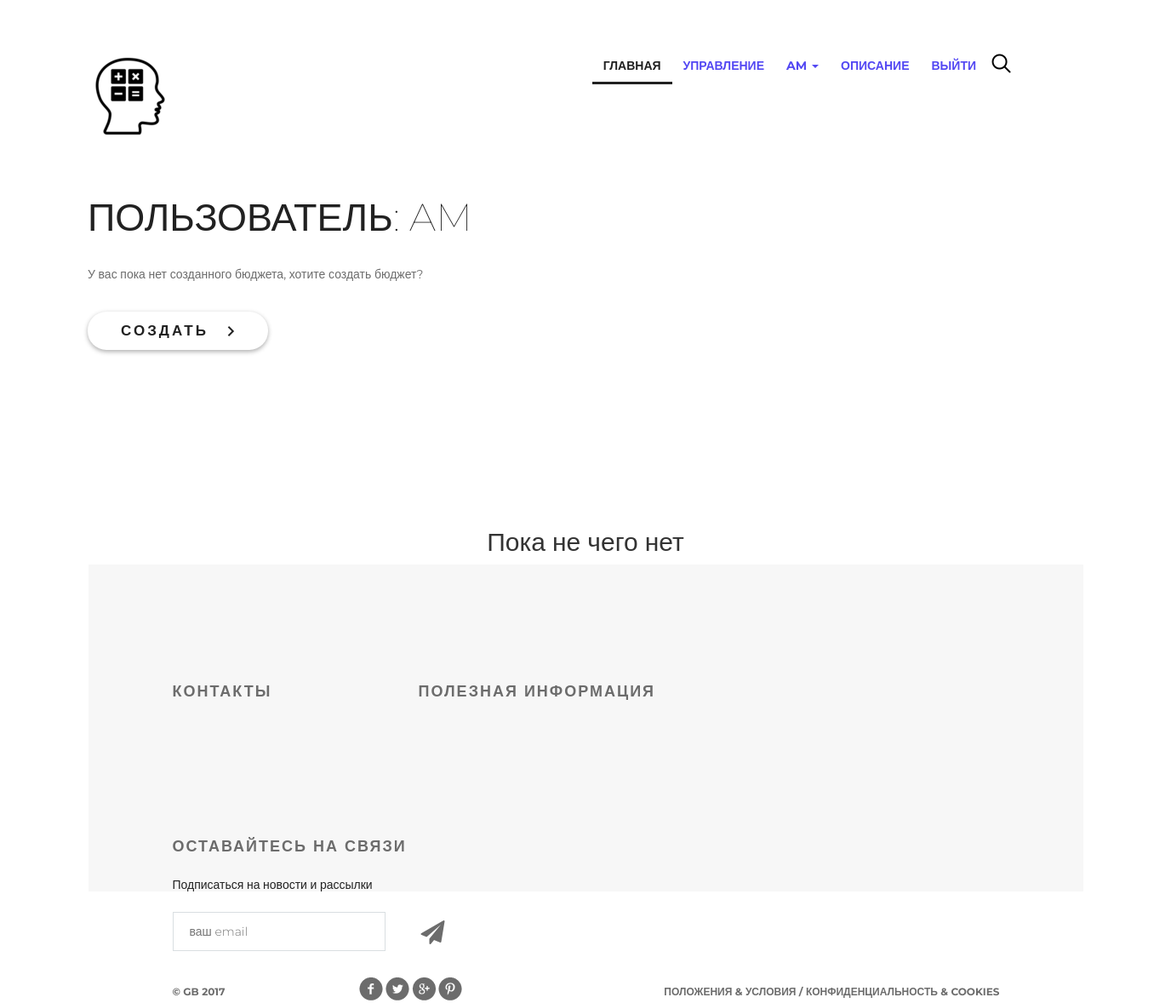
The page / (signed in) on the database as committed earlier.
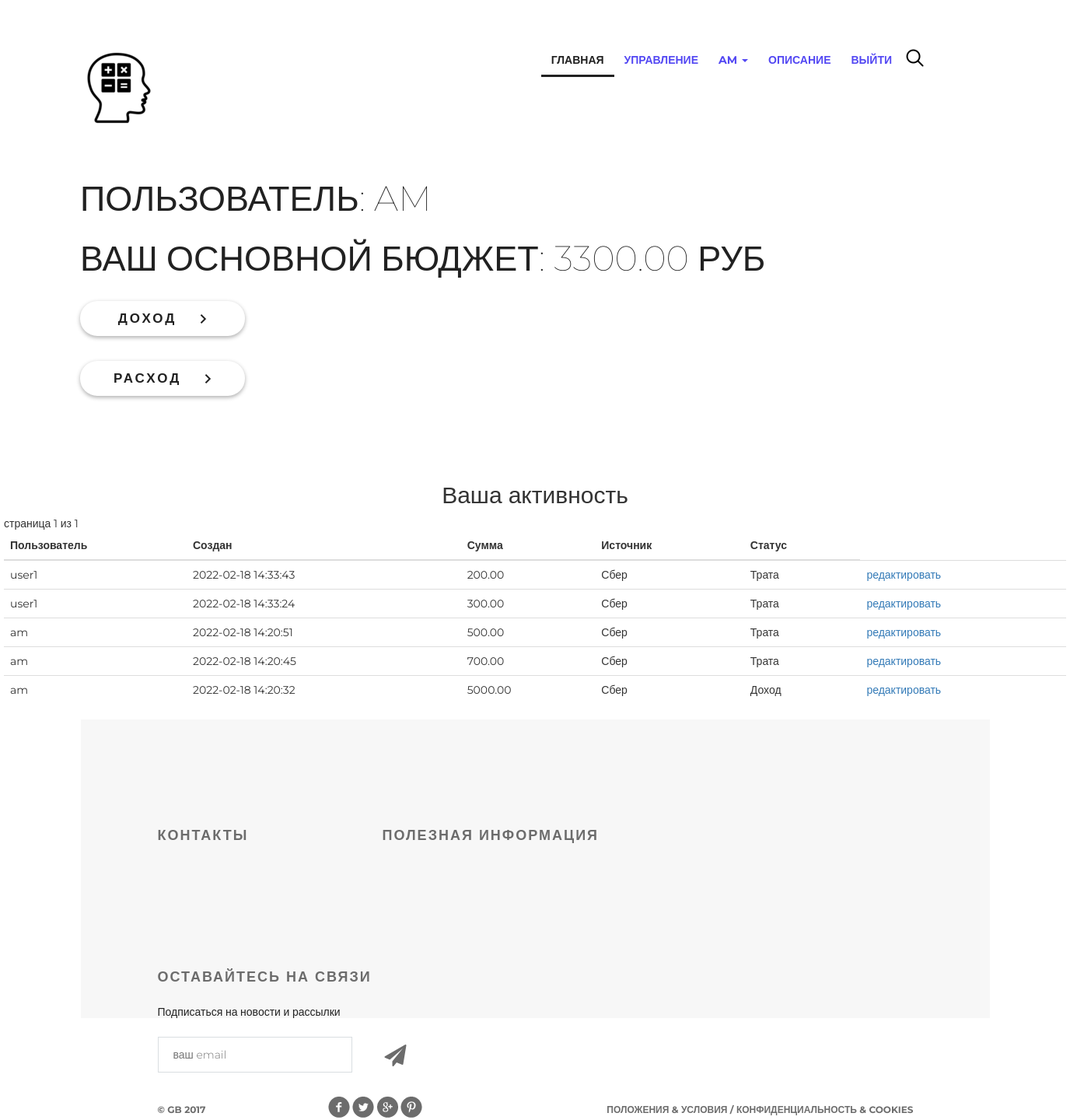
The same page on the database as committed later.
### authapp/models.py (models this page shows)
class User(AbstractUser):
    age = models.PositiveIntegerField('возраст', blank=True, null=True)
    registration_start_time = models.DateTimeField(
        auto_now_add=True, null=True)
    friends = models.ManyToManyField('User', blank=True)
    basic_budget = models.ForeignKey(
        'mainapp.Budget', on_delete=models.CASCADE, blank=True, null=True)

### mainapp/models.py (models this page shows, shortened)
class ExpenseIncome(models.Model):
    source = models.ForeignKey(Source, on_delete=models.CASCADE)
    user = models.ForeignKey(User, on_delete=models.CASCADE)
    expense = models.BooleanField(default=True)
    description = models.TextField('описание', blank=True)
    add_date = models.DateTimeField('время', auto_now_add=True)
    date_event = models.DateField(
        'время события', blank=True, null=True, default=None)
    category = models.ForeignKey(
        Category, on_delete=models.CASCADE, blank=True, null=True)
    amount = models.DecimalField(
        'сумма траты', max_digits=12, decimal_places=2, default=0)

class Source(models.Model):
    budget = models.ForeignKey(
        Budget, on_delete=models.CASCADE)
    name_source = models.CharField('название', max_length=64)
    description = models.TextField('описание', blank=True)
    amount_source = models.DecimalField(
        'общая сумма', max_digits=15, decimal_places=2, default=0)
    def __str__(self):
        return self.name_source

### mainapp/views.py (the view)
# urls.py: path('', mainapp.index, name='index'),
@login_required
def index(request):
    page_num = request.GET.get('page')
    budget_exists = True
    budget = request.user.basic_budget
    if not budget:
        budget_exists = False
        source = False
        total_amount = 0
        expense_income = False
    else:
        total_amount = budget.get_total_amount
        source = budget.source_set.filter(budget=budget.pk).first()
        source_name = list(
            name.id for name in budget.source_set.filter(budget=budget.pk))
        expense_income = ExpenseIncome.objects.filter(
            source__id__in=source_name).order_by('-add_date')
        expense_income_paginator = Paginator(expense_income, 10)
        try:
            expense_income = expense_income_paginator.get_page(page_num)
        except PageNotAnInteger:
            expense_income = expense_income_paginator.get_page(1)
        except EmptyPage:
            expense_income = expense_income_paginator.get_page(
                expense_income_paginator.num_pages)
    context = {
        'budget_exists': budget_exists,
        'budget': budget,
        'page_title': 'главная',
        'total_amount': total_amount,
        'source': source,
        'expense_income': expense_income
    }
    return render(request, 'mainapp/index.html', context)

### mainapp/models.py (called while the page is built)
    @property
    def get_total_amount(self):
        return self._total_amount

### mainapp/templates/mainapp/index.html (shortened to what this page needs)
{% extends 'mainapp/base.html' %}
{% load static %}
{% block box %}
	<div class="splash-screen">
		{% include 'mainapp/includes/main_menu.html' %}
		<div class="text-splash-screen">
			<h3 class="big"> пользователь: {{ user.username|default:"пользователь"|title }}</h3>
			{% if not budget_exists %}
				<p>У вас пока нет созданного бюджета, хотите создать бюджет?</p>
				<a href="{% url 'set:budget_create' %}"
				class="button-order">создать<img src="{% static '/img/arrow.png' %}" alt=""></a>
			{% elif not source %}
				<h3 class="big"> Ваш основной бюджет: {{ total_amount }} руб</h3>
				<p>У вас пока нет созданного бюджета, хотите создать бюджет?</p>
				<a href="{% url 'set:source_create' budget_pk=budget.pk%}"
				class="button-order"> источник <img src="{% static '/img/arrow.png' %}" alt=""></a>
			{% else %}
				<h3 class="big"> Ваш основной бюджет: {{ total_amount }} руб</h3>
				<a href="{% url 'set:income_create' budget_pk=budget.pk source_pk=source.pk %}"
				class="button-order">доход <img src="{% static '/img/arrow.png' %}" alt=""></a>
				<a href="{% url 'set:expense_create' budget_pk=budget.pk source_pk=source.pk %}"
				class="button-order">расход <img src="{% static '/img/arrow.png' %}" alt=""></a>
			{% endif %}
		</div>
	</div>
	{% if not expense_income %}
        <div class="h2 text-center head">
            Пока не чего нет
        </div>
    {% else %}
        <div class="h2 text-center head">
            Ваша активность {% comment %} {{ user.first_name|default:'пользователь'|title }} {% endcomment %}
        </div>
		<div class="paginator">
			<span class="current">страница {{ expense_income.number }} из {{ expense_income.paginator.num_pages }}</span>
		</div>
        <table class="table orders_list">
            <thead>
            <tr>
                <th>Пользователь</th>
                <th>Создан</th>
                <th>Сумма</th>
				<th>Источник</th>
                <th>Статус</th>
            </tr>
            </thead>
            <tbody>
            {% for item in expense_income %}
                <tr>
                    <td class="td1 orders_list">{{ item.user }}</td>
                    <td>{{ item.add_date|date:"Y-m-d H:i:s" }}</td>
                    <td>{{ item.amount }}</td>
                    <td>{{ item.source }}</td>
					<td>
						{% if item.expense %}
							Трата
						{% else %}
							Доход
						{% endif %}
					</td>
                    <td>
						<a href="{% url 'set:item_update' pk=item.pk budget_pk=budget.pk %}">
							редактировать
						</a>
                    </td>
                </tr>
            {% endfor %}
            </tbody>
        </table>
    {% endif %}
{% endblock  %}

### mainapp/templates/mainapp/base.html (shortened to what this page needs)
<!DOCTYPE html>
{% load static %}
<html>
<head>
	    {% block css %}
        <link rel="stylesheet" type="text/css" href="{% static 'css/bootstrap.min.css' %}">
        <link rel="stylesheet" href="{% static 'fonts/font-awesome/css/font-awesome.css' %}">
        <link rel="stylesheet" type="text/css" href="{% static 'css/style.css' %}">
    {% endblock %}
</head>
<body>
	<div class="box">
        {% block box %}
        {% endblock %}
		<div class="clr"></div>
	</div>
	<div class="footer">
		<div class="clearfix">
			<div class="text-footer">
				<h3>контакты</h3>
			</div>
			<div class="text-footer">
				<h3>полезная информация</h3>
			</div>
			<div class="text-footer clearfix">
				<h3>Оставайтесь на связи</h3>
				<p>Подписаться на новости и рассылки</p>
				<form>
					<input type="email" name="email" placeholder="ваш email">
					<a href="#"><i class="fa fa-paper-plane fa-2x" aria-hidden="true"></i></a>
				</form>
			</div>
		</div>
		<p class="small">&copy; GB 2017</p>
		<div class="social">
			<a href="#" class="social1"></a>
			<a href="#" class="social2"></a>
			<a href="#" class="social3"></a>
			<a href="#" class="social4"></a>
		</div>
		<p class="small">Положения &amp; Условия / Конфиденциальность &amp; Cookies</p>
	</div>
</body>
</html>

### mainapp/templates/mainapp/includes/main_menu.html (shortened to what this page needs)
<div class="header clearfix">
    <a href="{% url 'base:index' %}" class="logo"></a>
    <ul class="menu">
        <li><a href="{% url 'base:index' %}"
            class="{% if request.resolver_match.url_name == 'index' %}active{% endif %}">
            главная</a>
        </li>
        <li><a href="{% url 'set:index' %}"
            class="{% if request.resolver_match.url_name == 'contact' %}active{% endif %}">
            управление</a>
        </li>
        {% if user.is_authenticated %}
            <li>
                <div class="dropdown">
                    <a class="dropdown-toggle" href="#" data-toggle="dropdown">
                        {{ user.username|default:"пользователь"|title }}
                        <span class="caret"></span>
                    </a>
                </div>
            </li>
        {% endif %}
        <li><a href="{% url 'base:description' %}"
            class="{% if request.resolver_match.url_name == 'contact' %}active{% endif %}">
            описание</a>
        </li>
        <li>
            {% if user.is_authenticated %}
                <a href="{% url 'auth:logout' %}">
                    выйти
                </a>
            {% else %}
                <a href="{% url 'auth:login' %}">
                    войти
                </a>
            {% endif %}
        </li>
    </ul>
    <a href="#" class="search"></a>
</div>

### static/css/style.css (style rules this page uses)
* { margin: 0; padding: 0; }
body { font-family: 'Montserrat', sans-serif; }
html, body { height: 100%; }
.clr { height: 384px; }
.menu { list-style-type: none; margin-top: 67px; float: right; }
.menu li { float: left; }
.menu a { color: #8c8c8c; font-size: 14px; font-weight: 700; text-align: right; text-transform: uppercase; text-decoration: none; padding: 10px 13px; }
.menu .active { color: #212121; font-weight: 700; border-bottom: 3px solid #212121; }
.box { width: 1366px; margin: 0 auto; min-height: 100%; }
.splash-screen { height: 600px; padding-left: 98px; padding-right: 211px; position: relative; }
.logo { background-image: url(/static/img/logo.png); margin-top: 63px; width: 100px; height: 100px; float: left; }
.menu a { color: #5348f3; font-size: 14px; font-weight: 700; text-align: right; text-transform: uppercase; text-decoration: none; padding: 10px 13px; }
.search { display: block; width: 23px; height: 23px; background-image: url(/static/img/search.png); position: absolute; top: 63px; left: 1160px; }
.clearfix:after { content: ""; display: block; clear: both; }
.text-splash-screen { margin-top: 50px; position: absolute; }
.button-order { background-color: #ffffff; box-shadow: 0px 2px 4.85px 0.15px rgba(33, 33, 33, 0.35); width: 212px; height: 45px; display: block; text-transform: uppercase; text-align: center; border-radius: 22px; text-decoration: none; color: #212121; font-size: 17px; font-weight: 700; line-height: 45px; margin-top: 32px; letter-spacing: 3px; }
.button-order img { padding-left: 22px; }
.big { color: #212121; font-size: 45px; line-height: 43px; text-transform: uppercase; font-weight: 100; margin-bottom: 34px; }
.footer { height: 384px; width: 1169px; background-color: #f7f7f7; padding-left: 99px; padding-right: 98px; margin: -384px auto 0; clear: both; }
.footer form { position: relative; }
.footer form a i { display: block; width: 21px; height: 21px; position: absolute; z-index: 2; top: 10px; right: 50px; color: #6c6c6c; }
.text-footer { margin-top: 120px; width: 221px; float: left; margin-right: 68px; }
.text-footer:last-child { margin-right: 0; }
.text-footer h3 { text-transform: uppercase; color: #6c6c6c; font-size: 18px; font-weight: 700; text-align: left; margin-bottom: 22px; letter-spacing: 2px; }
.text-footer p { color: #212121; font-size: 14px; font-weight: 300; line-height: 24px; text-align: left; margin-bottom: 20px; }
.text-footer a { text-decoration: none; text-transform: uppercase; color: #212121; font-size: 14px; font-weight: 700; line-height: 26px; text-align: left; }
table { width: 100%; }
td:first-child { width: 235px; }
.text-footer:nth-child(2) { width: 422px; }
.text-footer:nth-child(3) { width: 363px; }
.text-footer input { border-width: 1px; border-color: #d9dee1; border-style: solid; background-color: #ffffff; width: 250px; height: 46px; outline: none; color: #6c6c6c; font-size: 14px; font-weight: 300; line-height: 22px; text-align: left; padding-left: 19px; padding-right: 70px; }
.footer .small { text-transform: uppercase; float: left; color: #6c6c6c; font-size: 12px; font-weight: 700; line-height: 26px; text-align: left; margin-top: 35px; }
.social { height: 28px; width: 121px; float: left; margin-left: 158px; margin-top: 30px; }
.social1 { background: url(/static/img/social-links.png); height: 28px; width: 28px; float: left; }
.social2 { background: url(/static/img/social-links.png); background-position: -34px 0px; height: 28px; width: 28px; float: left; margin-left: 3px; }
.social3 { background: url(/static/img/social-links.png); background-position: -67px 0px; height: 28px; width: 28px; float: left; margin-left: 3px; }
.social4 { background: url(/static/img/social-links.png); background-position: -101px 0px; height: 28px; width: 28px; float: left; margin-left: 3px; }
.footer .small:nth-child(4) { float: right; }

Rows that differ between the two databases and show on the page:
added ExpenseIncome: user "user1", add_date "2022-02-18 14:33:43", amount "200.00", source "Сбер", expense "Трата"
added ExpenseIncome: user "user1", add_date "2022-02-18 14:33:24", amount "300.00", source "Сбер", expense "Трата"
added ExpenseIncome: user "am", add_date "2022-02-18 14:20:51", amount "500.00", source "Сбер", expense "Трата"
added ExpenseIncome: user "am", add_date "2022-02-18 14:20:45", amount "700.00", source "Сбер", expense "Трата"
added ExpenseIncome: user "am", add_date "2022-02-18 14:20:32", amount "5000.00", source "Сбер", expense "Доход"
Other text that changed with them:
{{ total_amount }}: (not shown) → "3300.00"
{{ expense_income.number }}: (not shown) → "1"
{{ expense_income.paginator.num_pages }}: (not shown) → "1"
text no longer shown: "У вас пока нет созданного бюджета, хотите создать бюджет? СОЗДАТЬ Пока не чего нет"
text now shown: "ВАШ ОСНОВНОЙ БЮДЖЕТ: РУБ ДОХОД РАСХОД Ваша активность страница из Пользователь Создан Сумма Источник Статус"
